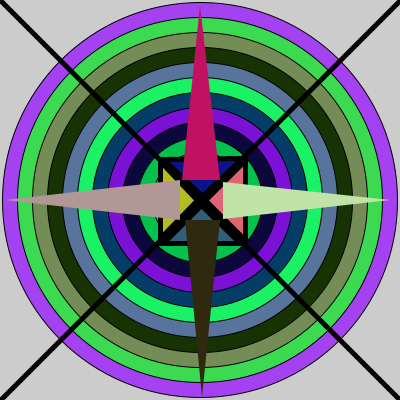
Frame 1 (no input)
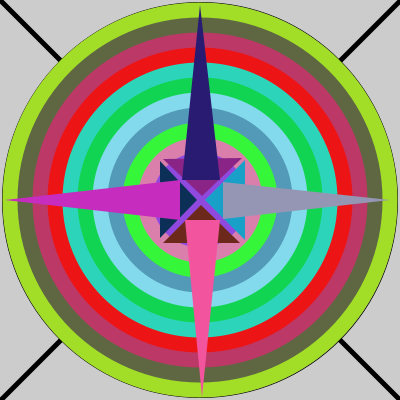
Frame 2 (the mouse pressed at the canvas centre, redrawn once)

The Processing sketch that drew these frames (run headless with seeded random() and noise(); the mouse was pressed at the canvas centre and the sketch redrawn once):

// Processing sketch: processing_143815
// ── processing_143815.pde

void setup() {
  size(400,400);
  /*noFill();
  noStroke();
  Calling both of these would result in nothing being drawn
  to the screen. */
  noLoop();
}

void draw() {
  int w = 395, l = 395; // width, length for ellipses.
  fill(random(255), random(255), random(255));
  ellipse(200, 200, w, l);
  for (int i = 0; i < 10; i++) {
    w -= 30;
    l -= 30;
    fill(random(255), random(255), random(255));
    ellipse(200, 200, w, l);
  }
  strokeWeight(5);
  line(0, 0, 400, 400);
  line(400, 0, 0, 400);
  
  // Outer triangles
  fill(random(255), random(255), random(255));  
  triangle(205, 200, 245, 160, 245, 240); // right
  fill(random(255), random(255), random(255));
  triangle(197, 200, 160, 161, 160, 238); // left
  fill(random(255), random(255), random(255));
  triangle(201, 205, 240, 243, 163, 243); // bottom
  fill(random(255), random(255), random(255));
  triangle(202, 196, 163, 159, 242, 158); // top
  
  // Inner triangles
  noStroke();
  fill(random(255), random(255), random(255));  
  triangle(223, 182, 223, 219, 390, 200); // right
  fill(random(255), random(255), random(255));  
  triangle(220, 180, 182, 180, 200, 5); // top
  fill(random(255), random(255), random(255));  
  triangle(185, 220, 220, 220, 202, 397); // bottom
  fill(random(255), random(255), random(255));  
  triangle(180, 180, 180, 220, 5, 200); // right
}
